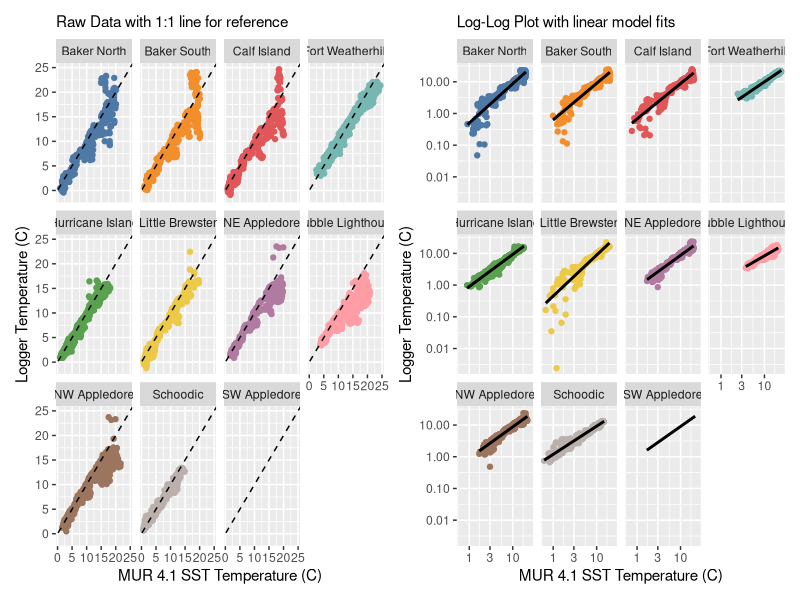

The R script that drew this image:
#' ---------------------------------------------------
#' Visualize MUR and Logger Fits
#' ---------------------------------------------------

library(readr)
library(ggplot2)
library(patchwork)

joined_dat <- read_csv("derived_data/joined_calibration_mur_data.csv")



linear_nofit <- ggplot(joined_dat,
                  aes(x = temp_c_mur, y = temp_c_logger,
                      color = site)) +
  facet_wrap(vars(site)) +
  geom_point() +
  labs(color = "", y = "Logger Temperature (C)",
       x = "MUR 4.1 SST Temperature (C)",
       subtitle = "Raw Data with 1:1 line for reference") +
  ggthemes::scale_color_tableau(guide = "none") +
  geom_abline(slope = 1, intercept = 0, lty = 2)

log_fit <- ggplot(joined_dat,
       aes(x = temp_c_mur, y = temp_c_logger,
           color = site)) +
  facet_wrap(vars(site)) +
  geom_point() +
  scale_x_log10() +
  scale_y_log10() +
  labs(color = "", y = "Logger Temperature (C)",
       x = "MUR 4.1 SST Temperature (C)",
       subtitle = "Log-Log Plot with linear model fits") +
  ggthemes::scale_color_tableau(guide = "none") +
  stat_smooth(color = "black", method = "lm")


combined_plot <- linear_nofit + log_fit + plot_layout(guides = "collect")
ggsave("figures/calibration_plot.jpg", combined_plot, width = 12)
